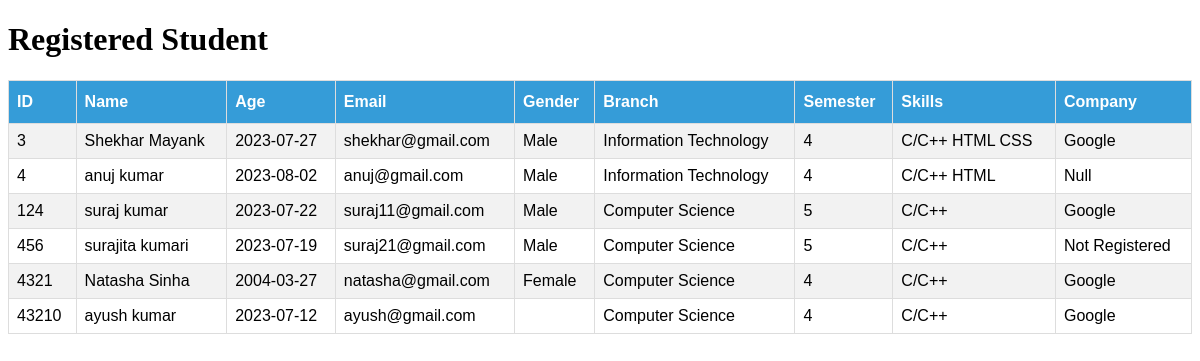
The page /registerstudent.php on the database its author committed.
### tables this page shows
CREATE TABLE `registration` (
  `ID` int(255) NOT NULL,
  `FirstName` varchar(255) NOT NULL,
  `LastName` varchar(255) NOT NULL,
  `DOB` varchar(255) NOT NULL,
  `Email` varchar(255) NOT NULL,
  `Gender` varchar(255) NOT NULL,
  `Branch` varchar(230) NOT NULL,
  `percent10` varchar(255) NOT NULL,
  `percent12` varchar(255) NOT NULL,
  `PassYear` varchar(255) NOT NULL,
  `GPA` varchar(255) NOT NULL,
  `Back` varchar(255) NOT NULL,
  `Semester` varchar(255) NOT NULL,
  `Skills` varchar(255) NOT NULL,
  `Img` varchar(255) NOT NULL,
  `password` varchar(255) NOT NULL,
  `Cpassword` varchar(255) NOT NULL,
  `Bool` varchar(100) NOT NULL DEFAULT 'False',
  `Company` varchar(255) NOT NULL DEFAULT 'Not Registered',
  `Status` varchar(255) NOT NULL DEFAULT 'NULL'
);

### registerstudent.php (the view, shortened to what this page needs)
<!DOCTYPE html>
<html lang="en">
<head>
   <link rel="stylesheet" href="registeredstudent.css">
</head>
<body>
<h1>Registered Student</h1>
<table id="customers">
  <tr>
    <th>ID</th>
    <th>Name</th>
    <th>Age</th>
    <th>Email</th>
    <th>Gender</th>
    <th>Branch</th>
    <th>Semester</th>
    <th>Skills</th>
    <th>Company</th>
    <?php
    include 'connection.php';
$selectquery ="select * from registration";
$query =mysqli_query($conn, $selectquery);
while($res=mysqli_fetch_array($query)){
  if($res['Status']==="NULL"){
?>
  <tr>
        <td><?php echo $res['ID'] ?></td>
        <td> <?php echo $res['FirstName']." ". $res['LastName'] ?></td>
        <td><?php echo $res['DOB'] ?></td>
        <td><?php echo $res['Email'] ?></td>
        <td><?php echo $res['Gender'] ?>
        </td>
        <td><?php echo $res['Branch'] ?></td>
        <td><?php echo $res['Semester'] ?></td>
        <td><?php echo $res['Skills'] ?></td>
        <td><?php echo $res['Company'] ?></td>
    </tr>
    <?php
  }
}
?>
</table>
</body>
</html>

### registeredstudent.css (style rules this page uses)
#customers { font-family: Arial, Helvetica, sans-serif; border-collapse: collapse; width: 100%; }
#customers td, #customers th { border: 1px solid #ddd; padding: 8px; }
#customers tr:nth-child(even) { background-color: #f2f2f2; }
#customers th { padding-top: 12px; padding-bottom: 12px; text-align: left; background-color: #359cd8; color: white; }

### rows shown on the page
registration: ID "3", FirstName "Shekhar", LastName "Mayank", DOB "2023-07-27", Email "shekhar@gmail.com", Gender "Male", Branch "Information Technology", Semester "4", Skills "C/C++ HTML CSS", Company "Google"
registration: ID "4", FirstName "anuj", LastName "kumar", DOB "2023-08-02", Email "anuj@gmail.com", Gender "Male", Branch "Information Technology", Semester "4", Skills "C/C++ HTML", Company "Null"
registration: ID "124", FirstName "suraj", LastName "kumar", DOB "2023-07-22", Email "suraj11@gmail.com", Gender "Male", Branch "Computer Science", Semester "5", Skills "C/C++", Company "Google"
registration: ID "456", FirstName "surajita", LastName "kumari", DOB "2023-07-19", Email "suraj21@gmail.com", Gender "Male", Branch "Computer Science", Semester "5", Skills "C/C++", Company "Not Registered"
registration: ID "4321", FirstName "Natasha", LastName "Sinha", DOB "2004-03-27", Email "natasha@gmail.com", Gender "Female", Branch "Computer Science", Semester "4", Skills "C/C++", Company "Google"
registration: ID "43210", FirstName "ayush", LastName "kumar", DOB "2023-07-12", Email "ayush@gmail.com", Branch "Computer Science", Semester "4", Skills "C/C++", Company "Google"
